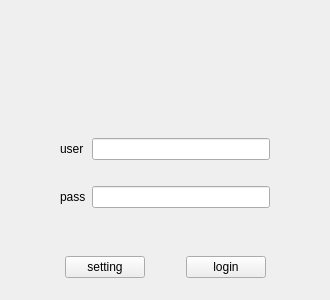
<?xml version="1.0" encoding="UTF-8"?>
<ui version="4.0">
 <class>Login</class>
 <widget class="QWidget" name="Login">
  <property name="geometry">
   <rect>
    <x>0</x>
    <y>0</y>
    <width>330</width>
    <height>300</height>
   </rect>
  </property>
  <property name="minimumSize">
   <size>
    <width>330</width>
    <height>300</height>
   </size>
  </property>
  <property name="maximumSize">
   <size>
    <width>330</width>
    <height>300</height>
   </size>
  </property>
  <property name="windowTitle">
   <string>Login</string>
  </property>
  <layout class="QVBoxLayout" name="verticalLayout">
   <item>
    <widget class="QWidget" name="widget_3" native="true">
     <property name="sizePolicy">
      <sizepolicy hsizetype="Preferred" vsizetype="Fixed">
       <horstretch>0</horstretch>
       <verstretch>0</verstretch>
      </sizepolicy>
     </property>
     <property name="minimumSize">
      <size>
       <width>0</width>
       <height>90</height>
      </size>
     </property>
     <widget class="QLabel" name="label_3">
      <property name="geometry">
       <rect>
        <x>130</x>
        <y>20</y>
        <width>40</width>
        <height>40</height>
       </rect>
      </property>
      <property name="sizePolicy">
       <sizepolicy hsizetype="Fixed" vsizetype="Fixed">
        <horstretch>0</horstretch>
        <verstretch>0</verstretch>
       </sizepolicy>
      </property>
      <property name="frameShape">
       <enum>QFrame::NoFrame</enum>
      </property>
      <property name="text">
       <string/>
      </property>
      <property name="pixmap">
       <pixmap resource="src.qrc">:/img/1.bmp</pixmap>
      </property>
      <property name="alignment">
       <set>Qt::AlignCenter</set>
      </property>
     </widget>
    </widget>
   </item>
   <item>
    <widget class="QWidget" name="widget" native="true">
     <layout class="QGridLayout" name="gridLayout">
      <item row="2" column="2">
       <widget class="QLineEdit" name="lineEdit_2"/>
      </item>
      <item row="2" column="1">
       <widget class="QLabel" name="label_2">
        <property name="text">
         <string>pass</string>
        </property>
       </widget>
      </item>
      <item row="1" column="0">
       <spacer name="horizontalSpacer_4">
        <property name="orientation">
         <enum>Qt::Horizontal</enum>
        </property>
        <property name="sizeType">
         <enum>QSizePolicy::Fixed</enum>
        </property>
        <property name="sizeHint" stdset="0">
         <size>
          <width>38</width>
          <height>20</height>
         </size>
        </property>
       </spacer>
      </item>
      <item row="1" column="3">
       <spacer name="horizontalSpacer_5">
        <property name="orientation">
         <enum>Qt::Horizontal</enum>
        </property>
        <property name="sizeType">
         <enum>QSizePolicy::Fixed</enum>
        </property>
        <property name="sizeHint" stdset="0">
         <size>
          <width>38</width>
          <height>20</height>
         </size>
        </property>
       </spacer>
      </item>
      <item row="1" column="2">
       <widget class="QLineEdit" name="lineEdit"/>
      </item>
      <item row="1" column="1">
       <widget class="QLabel" name="label">
        <property name="text">
         <string>user</string>
        </property>
       </widget>
      </item>
     </layout>
    </widget>
   </item>
   <item>
    <widget class="QWidget" name="widget_2" native="true">
     <property name="sizePolicy">
      <sizepolicy hsizetype="Preferred" vsizetype="Fixed">
       <horstretch>0</horstretch>
       <verstretch>0</verstretch>
      </sizepolicy>
     </property>
     <layout class="QHBoxLayout" name="horizontalLayout">
      <item>
       <spacer name="horizontalSpacer_2">
        <property name="orientation">
         <enum>Qt::Horizontal</enum>
        </property>
        <property name="sizeHint" stdset="0">
         <size>
          <width>40</width>
          <height>20</height>
         </size>
        </property>
       </spacer>
      </item>
      <item>
       <widget class="QPushButton" name="pushButton">
        <property name="text">
         <string>setting</string>
        </property>
       </widget>
      </item>
      <item>
       <spacer name="horizontalSpacer">
        <property name="orientation">
         <enum>Qt::Horizontal</enum>
        </property>
        <property name="sizeType">
         <enum>QSizePolicy::Fixed</enum>
        </property>
        <property name="sizeHint" stdset="0">
         <size>
          <width>35</width>
          <height>20</height>
         </size>
        </property>
       </spacer>
      </item>
      <item>
       <widget class="QPushButton" name="pushButton_2">
        <property name="text">
         <string>login</string>
        </property>
       </widget>
      </item>
      <item>
       <spacer name="horizontalSpacer_3">
        <property name="orientation">
         <enum>Qt::Horizontal</enum>
        </property>
        <property name="sizeHint" stdset="0">
         <size>
          <width>40</width>
          <height>20</height>
         </size>
        </property>
       </spacer>
      </item>
     </layout>
    </widget>
   </item>
  </layout>
 </widget>
 <layoutdefault spacing="6" margin="11"/>
 <resources>
  <include location="src.qrc"/>
 </resources>
 <connections/>
</ui>
